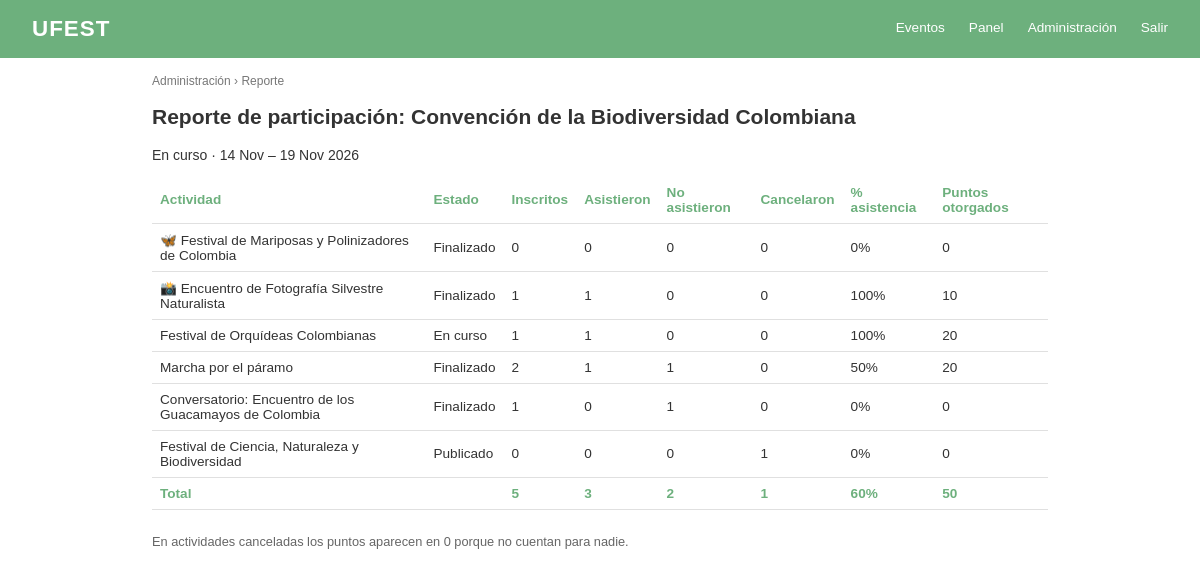
Page /panel/eventos/3/reporte/ (signed in) on the earlier database version.
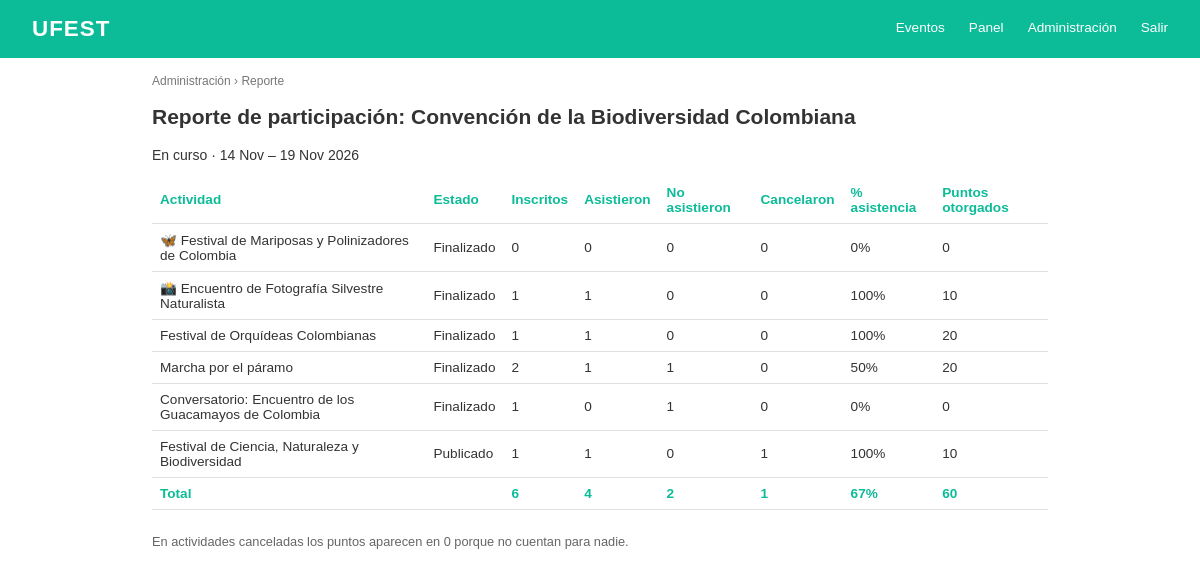
Same page on the later database version.
### Evento/models.py (models this page shows, shortened)
class Actividad(models.Model):
    class Estado(models.TextChoices):
        BORRADOR = "borrador", "Borrador"
        PUBLICADO = "publicado", "Publicado"
        EN_CURSO = "en_curso", "En curso"
        FINALIZADO = "finalizado", "Finalizado"
        CANCELADO = "cancelado", "Cancelado"
    evento = models.ForeignKey(Evento, on_delete=models.CASCADE, related_name="actividades")
    nombre = models.CharField(max_length=250)
    descripcion = models.TextField()
    lugar = models.CharField(max_length=120)
    cupo = models.PositiveIntegerField()
    categoria = models.ForeignKey(
        Categoria, on_delete=models.SET_NULL, null=True, blank=True, related_name="actividades"
    )
    fecha_inicio = models.DateTimeField()
    fecha_fin = models.DateTimeField()
    imagen = models.ImageField(upload_to="actividades/", blank=True)
    estado = models.CharField(max_length=20, choices=Estado.choices, default=Estado.BORRADOR)
    puntos = models.PositiveIntegerField(help_text="Puntos que gana quien asiste")
    token_qr = models.UUIDField(default=uuid.uuid4, unique=True, editable=False)
    creado_por = models.ForeignKey(
        settings.AUTH_USER_MODEL, on_delete=models.PROTECT, related_name="actividades_creadas"
    )
    coordinadores = models.ManyToManyField(
        settings.AUTH_USER_MODEL, blank=True, related_name="actividades_asignadas"
    )
    class Meta:
        verbose_name_plural = "actividades"
        ordering = ["fecha_inicio"]
        constraints = [
            models.UniqueConstraint(fields=["evento", "nombre"], name="actividad_unica_por_evento")
        ]

### Evento/views.py (the view)
# urls.py: path("panel/eventos/<int:pk>/reporte/", views.reporte_evento, name="reporte"),
@login_required
def reporte_evento(request, pk):
    evento = _evento_del_panel(request, pk)
    ruta = "participaciones__estado"
    actividades = evento.actividades.annotate(
        n_inscritos=Count("participaciones", filter=Q(**{ruta + "__in": ESTADOS_INSCRITOS})),
        n_asistieron=Count("participaciones", filter=Q(**{ruta: "asistio"})),
        n_no_asistieron=Count("participaciones", filter=Q(**{ruta: "no_asistio"})),
        n_cancelaron=Count("participaciones", filter=Q(**{ruta: "cancelado"})),
        puntos_dados=Sum("participaciones__puntos_otorgados"),
    ).order_by("fecha_inicio")
    filas = []
    total = {"inscritos": 0, "asistieron": 0, "no_asistieron": 0, "cancelaron": 0, "puntos": 0}
    for a in actividades:
        cancelada = a.estado == Actividad.Estado.CANCELADO or evento.estado == Evento.Estado.CANCELADO
        puntos = 0 if cancelada else (a.puntos_dados or 0)  # en actividades canceladas no se cuentan puntos
        porcentaje = round(100 * a.n_asistieron / a.n_inscritos) if a.n_inscritos else 0
        filas.append({"actividad": a, "inscritos": a.n_inscritos, "asistieron": a.n_asistieron,
                      "no_asistieron": a.n_no_asistieron, "cancelaron": a.n_cancelaron,
                      "puntos": puntos, "porcentaje": porcentaje, "cancelada": cancelada})
        total["inscritos"] += a.n_inscritos
        total["asistieron"] += a.n_asistieron
        total["no_asistieron"] += a.n_no_asistieron
        total["cancelaron"] += a.n_cancelaron
        total["puntos"] += puntos
    total["porcentaje"] = round(100 * total["asistieron"] / total["inscritos"]) if total["inscritos"] else 0
    return render(request, "gestion/reporte.html", {"evento": evento, "filas": filas, "total": total})

### Cuenta/models.py (called while the page is built)
    @property
    def es_participante(self):
        return self.rol == self.Rol.PARTICIPANTE

### Cuenta/permisos.py (called while the page is built)
def es_admin_general(usuario):
    if ( (usuario.rol)=="admin"):
        return True
    else:
        return False

def es_coordinador(usuario):
    if ( (usuario.rol)=="coordinador" or (usuario.rol)=="admin"):
        return True
    else:
        return False

def eventos_de(usuario):
    if es_admin_general(usuario):
        return Evento.objects.all()
    elif es_coordinador(usuario):
        return Evento.objects.filter(coordinadores=usuario)
    else:
        return Evento.objects.none()

### Evento/contexto.py (called while the page is built)
def sitio(request):
    try:
        return {"sitio": ConfiguracionSitio.obtener()}
    except (OperationalError, ProgrammingError):  # antes de migrar
        return {"sitio": ConfiguracionSitio()}

### Evento/models.py (called while the page is built)
    @classmethod
    def obtener(cls):
        return cls.objects.get_or_create(pk=1)[0]

### Evento/views.py (called while the page is built)
def _evento_del_panel(request, pk):
    if not es_coordinador(request.user):
        raise PermissionDenied
    return get_object_or_404(eventos_de(request.user), pk=pk)

### templates/gestion/reporte.html (shortened to what this page needs)
{% extends "base.html" %}
{% block contenido %}
<p class="migas">
  {% if user.rol == "admin" %}<a href="{% url 'evento:gestion' %}">Administración</a>{% else %}<a href="{% url 'evento:panel' %}">Panel</a>{% endif %}
  &rsaquo; Reporte
</p>
<h2>Reporte de participación: {{ evento.nombre }}</h2>
<p>{{ evento.get_estado_display }} · {{ evento.fecha_inicio|date:"j M" }} – {{ evento.fecha_fin|date:"j M Y" }}</p>
<table class="tabla">
  <thead>
    <tr><th>Actividad</th><th>Estado</th><th>Inscritos</th><th>Asistieron</th><th>No asistieron</th><th>Cancelaron</th><th>% asistencia</th><th>Puntos otorgados</th></tr>
  </thead>
  <tbody>
    {% for f in filas %}
      <tr>
        <td>{{ f.actividad.nombre }}</td><td>{{ f.actividad.get_estado_display }}</td>
        <td>{{ f.inscritos }}</td><td>{{ f.asistieron }}</td><td>{{ f.no_asistieron }}</td><td>{{ f.cancelaron }}</td>
        <td>{{ f.porcentaje }}%</td><td>{{ f.puntos }}</td>
      </tr>
    {% empty %}
      <tr><td colspan="8">Este evento todavía no tiene actividades.</td></tr>
    {% endfor %}
  </tbody>
  <tfoot>
    <tr><th colspan="2">Total</th><th>{{ total.inscritos }}</th><th>{{ total.asistieron }}</th><th>{{ total.no_asistieron }}</th><th>{{ total.cancelaron }}</th><th>{{ total.porcentaje }}%</th><th>{{ total.puntos }}</th></tr>
  </tfoot>
</table>
<p class="ayuda">En actividades canceladas los puntos aparecen en 0 porque no cuentan para nadie.</p>
{% endblock %}

Differences in the rows shown:
changed Actividad "Festival de Orquídeas Colombianas": actividad.estado "En curso" → "Finalizado"
computed for Actividad "Festival de Ciencia, Naturaleza y Biodiversidad": inscritos "0" → "1"; asistieron "0" → "1"; porcentaje "0" → "100"; puntos "0" → "10"
Other differences:
{{ total.inscritos }}: "5" → "6"
{{ total.asistieron }}: "3" → "4"
{{ total.porcentaje }}: "60" → "67"
{{ total.puntos }}: "50" → "60"
